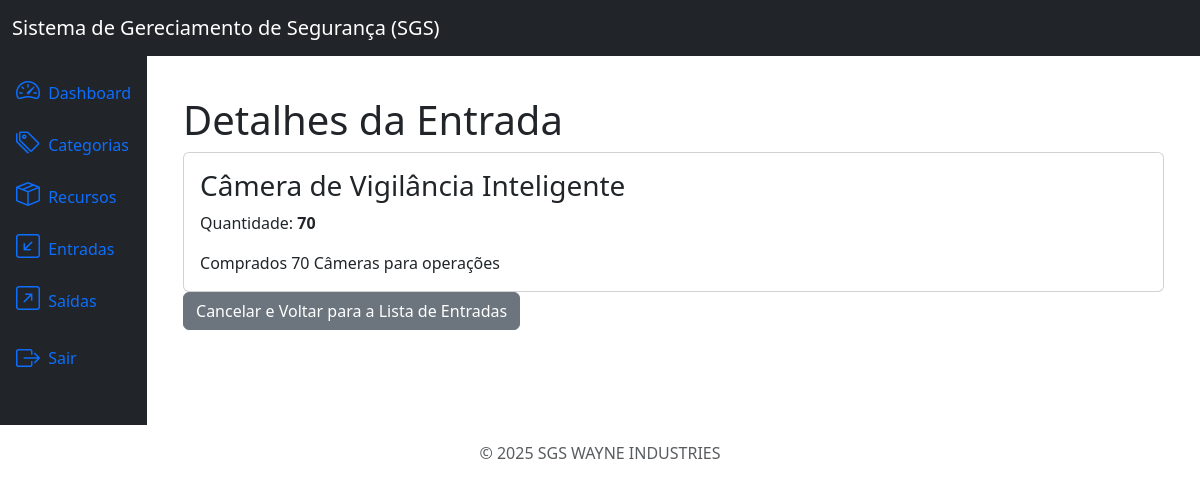
/inflows/4/detail/ (signed in), run on the app's committed database.
### inflows/models.py (models this page shows, shortened)
class Inflow(models.Model):
    product = models.ForeignKey(Product, on_delete=models.PROTECT, related_name='inflows')
    quantity = models.IntegerField()
    description = models.TextField(null=True, blank=True)
    created_at = models.DateTimeField(auto_now_add=True)
    update_at = models.DateTimeField(auto_now=True)
    class Meta:
        ordering = ['-created_at']

### products/models.py (models this page shows)
class Product(models.Model):
    title = models.CharField(max_length=200)
    category = models.ForeignKey(Category, on_delete=models.PROTECT, related_name='products')
    description  = models.TextField(null=True, blank=True)
    serie_number = models.CharField(max_length=200, null=True, blank=True)
    status = models.CharField(max_length=200)
    location = models.CharField(max_length=200, null=True, blank=True)
    quantity = models.IntegerField(default=0)
    created_at = models.DateTimeField(auto_now_add=True)
    update_at = models.DateTimeField(auto_now=True)
    class Meta:
        ordering = ['title']
    def __str__(self):
        return self.title

### inflows/views.py (the view)
# urls.py: path('inflows/<int:pk>/detail/', views.InflowDetailView.as_view(), name='inflow_detail'),
class InflowDetailView(LoginRequiredMixin, PermissionRequiredMixin, DetailView):
    model = models.Inflow
    template_name = 'inflow_detail.html'
    permission_required = 'inflows.view_inflow'

### inflows/templates/inflow_detail.html
{% extends 'base.html' %}
{% block content %}
<div class="container mt-4">
    <h3 class="display-6">Detalhes da Entrada</h3>
    <div class="card">
        <div class="card-body">
            <h3 class="card-title">{{ object.product }}</h3>
            <p class="card-text">Quantidade: <strong>{{ object.quantity }}</strong></p>
            <p class="card-text">{{ object.description }}</p>
        </div>
    </div>
    <a href="{% url 'inflow_list' %}" class="btn btn-secondary mt3">Cancelar e Voltar para a Lista de Entradas</a>
</div>
{% endblock %}

### data on the page
Inflow: product "Câmera de Vigilância Inteligente", quantity "70", description "Comprados 70 Câmeras para operações"
